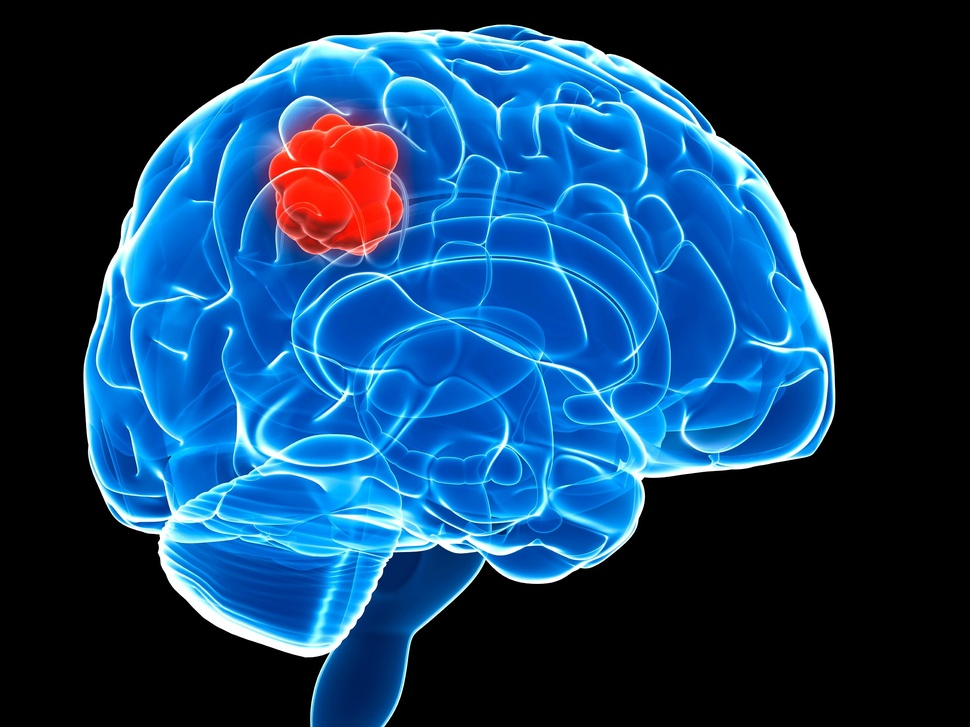
#> input picture Week 03/br.jpg, 970 x 727 px, shrunk from 2560 x 1920 before the run
$ jupyter execute max.ipynb
#> lines starting #> are read from the running program, lines starting #| are printed output that depends on the picture
[cell 1]
import cv2
import numpy as np
import matplotlib.pyplot as plt
image = cv2.imread('br.jpg')
#> image is the input picture: shape (727, 970, 3); mean B, G, R 101.6, 61.7, 19.1
print(image.shape)
#| (727, 970, 3)
translation_matrix = np.float32([[1, 0, 110], [0, 1, 10]])
translated_image = cv2.warpAffine(image, translation_matrix, (image.shape[1], image.shape[0]))
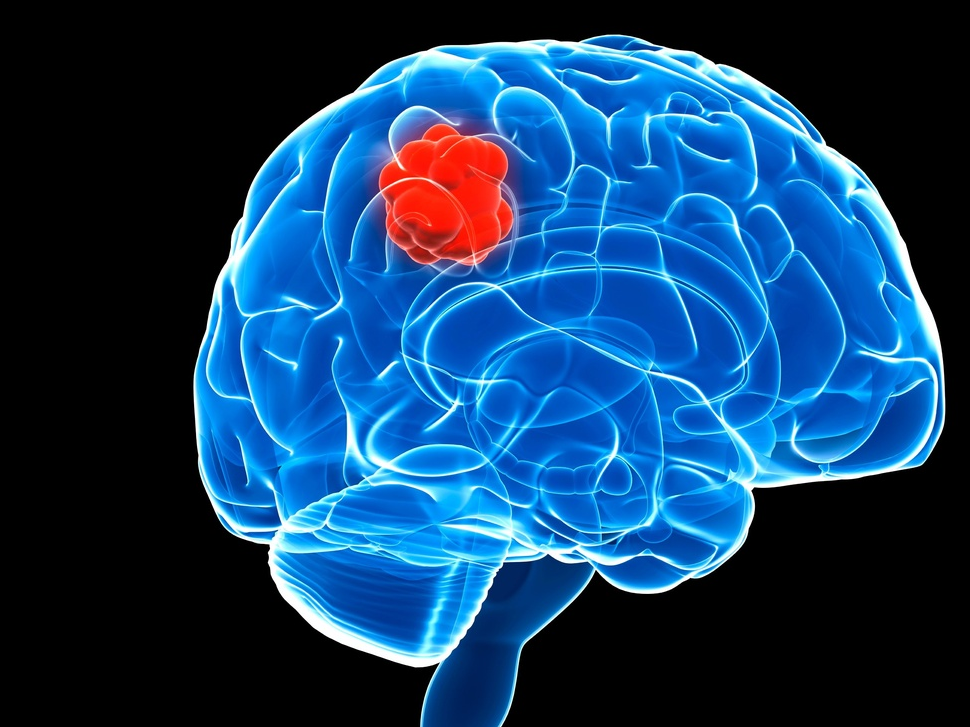
#> translated_image: shape (727, 970, 3); mean B, G, R 101.4, 61.6, 19.1
print(translated_image.shape)
#| (727, 970, 3)

[cell 2]
plt.imshow(cv2.cvtColor(translated_image, cv2.COLOR_BGR2RGB) )
plt.title ('Translated Image')
plt.axis ('off')
plt.show()

[cell 3]
(h, w) = image.shape[:2]
#> h = 727; w = 970
center = (w // 2, h // 2)
#> center = (485, 363)

rotation_matrix = cv2.getRotationMatrix2D (center, 45, 1.0)
rotated_image = cv2.warpAffine(image, rotation_matrix, (w, h))
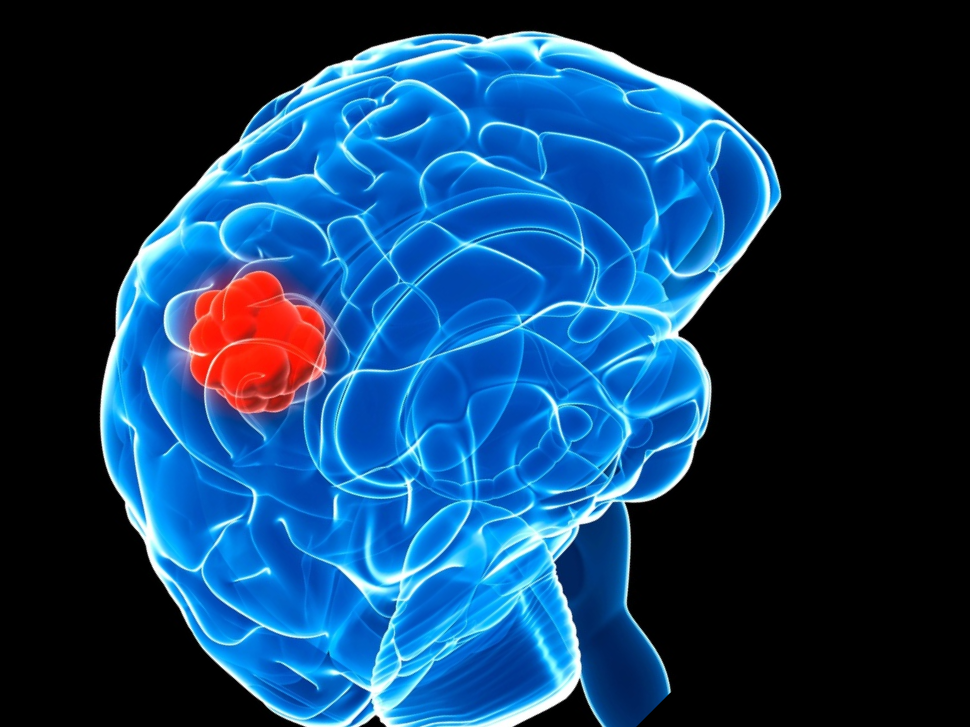
#> rotated_image: shape (727, 970, 3); mean B, G, R 100.9, 61.1, 18.6
plt.imshow(cv2.cvtColor (rotated_image,cv2.COLOR_BGR2RGB))
plt.title('Rotated Image (45 degrees) ')
plt.axis('off')
plt.show()

[cell 4]
Factor = 2
scaling_matrix = cv2.getRotationMatrix2D((0, 0), 0, Factor)

scaled_image = cv2.warpAffine(image, scaling_matrix, (w*Factor, h*Factor))

plt.imshow(cv2.cvtColor(scaled_image,cv2.COLOR_BGR2RGB))
plt.title('Scaled Image (2x)')
plt.axis('off')
plt.show()
print(scaled_image.shape)
#| (1454, 1940, 3)

[cell 5]
m = 0.67
shearing_matrix = np.float32([[1,m,0],[0,1,0]])

sheared_image = cv2.warpAffine(image, shearing_matrix, (w, h))
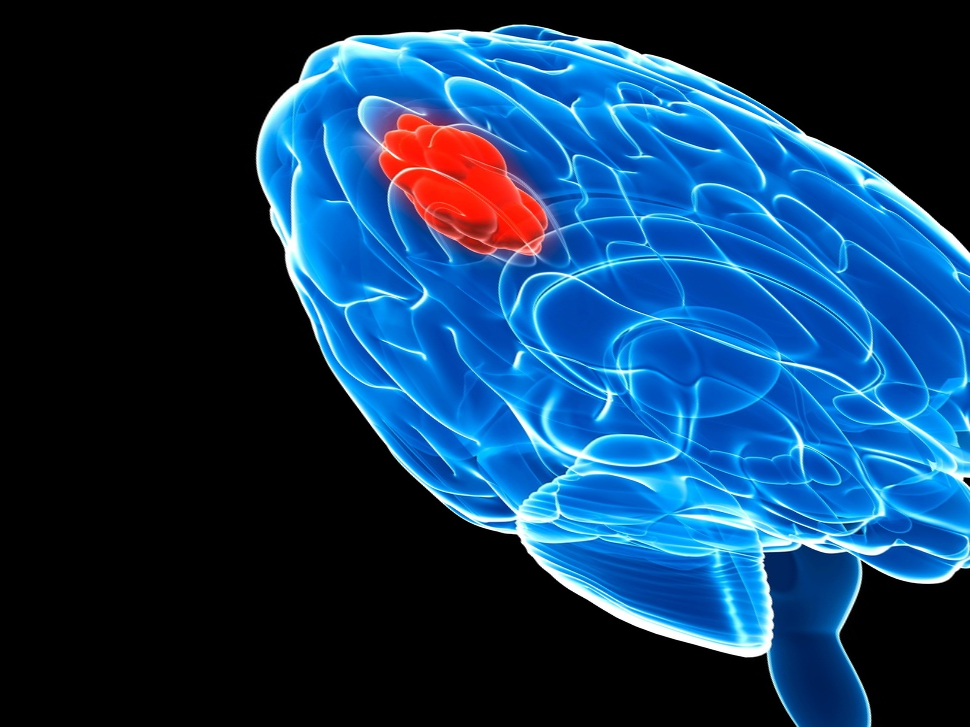
#> sheared_image: shape (727, 970, 3); mean B, G, R 94.9, 57.3, 17.7

plt.imshow(cv2.cvtColor(sheared_image, cv2.COLOR_BGR2RGB))
plt.title('Sheared Image (x-axis, factor)'+str(m)+')')
plt.axis('off')
plt.show()
